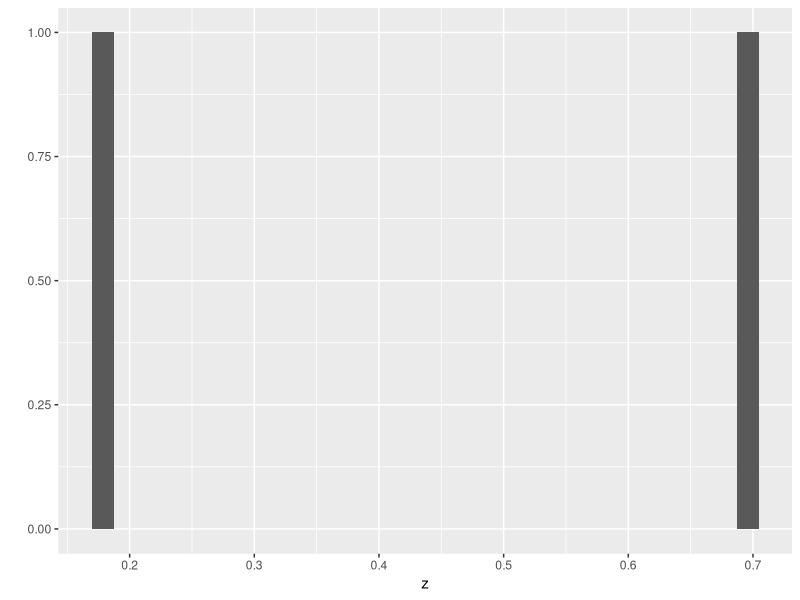

Recreate this plot in R.
## ---- chunk 1
knitr::opts_chunk$set(echo = TRUE)
## ---- chunk 2
x = 1.1
a = 2.2 
b = 3.3
z=x ^ (a^b)
print(z)
# result of z was 3.61714012551594
## ---- chunk 3
 
x = 1.1
a = 2.2 
b = 3.3
z=(x^a) ^ b
print(z)
## ---- chunk 4
x = 1.1
a = 2.2 
b = 3.3
z= 3*(x^3) + 2*(x^2) + 1
print(z)

## ---- chunk 5

vector_a<-c(1:8,7:1)
print(vector_a)
## ---- chunk 6
vector_b <- rep(x=1:5,times=1:5)
print(vector_b)
## ---- chunk 7
vector_c <- rep(x=5:1,times=1:5)
print(vector_c)

## ---- chunk 8
library(ggplot2) 
set.seed(2)
z <- runif(2) 
qplot(x=z)
x=0.185
y=0.701
r= sqrt(x^2+y^2)
print(r)
theta=atan(y/x)
print(theta)

## ---- chunk 9
queue <- c("sheep", "fox", "owl", "ant")
z2 <- c("sheep"=1, "fox"=2, "owl"=3, "ant"=4)

print(z2)

## ---- chunk 10
queue <- c("sheep", "fox", "owl", "ant", "serpent")
z2 <- c("sheep"=1, "fox"=2, "owl"=3, "ant"=4, "serpent"=5 )
print(z2)
## ---- chunk 11
z2 <- c("fox"=1, "owl"=2,  "ant"=3, "serpent"=4 )
print(z2)
## ---- chunk 12
z2 <- c("donkey"=1, "fox"=2, "owl"=3, "ant"=4, "serpent"=5 )
print(z2)
## ---- chunk 13
z2 <- c("donkey"=1, "fox"=2, "ant"=3)
print(z2)
## ---- chunk 14
z2 <- c("sheep"=1, "fox"=2, "ant"=3, "serpent"=4 )
print(z2)
## ---- chunk 15
z2 <- c("sheep"=1, "fox"=2, "aphid"=3, "ant"=4, "serpent"=5 )
print(z2)
## ---- chunk 16
# Third position 
## ---- chunk 17
x<-1:100
which(x%%2!=0 & x%%3!=0 & x%%7!=0)
